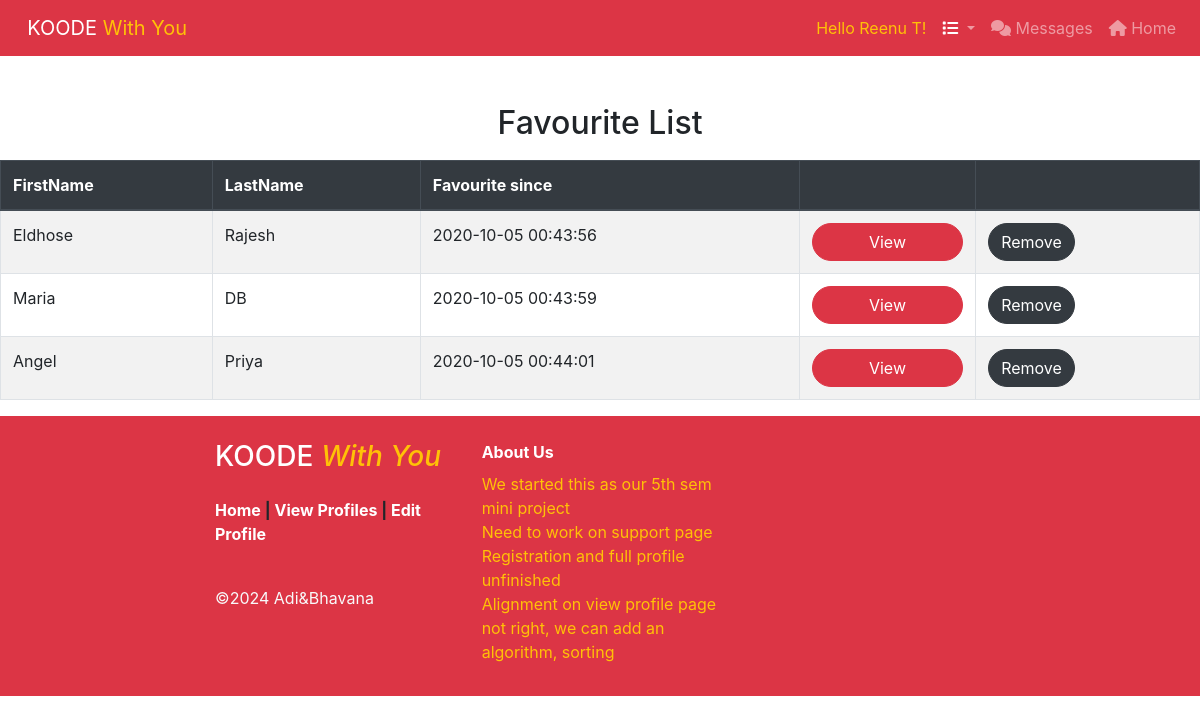
Page /favourite_list.php (signed in) on the earlier database version.
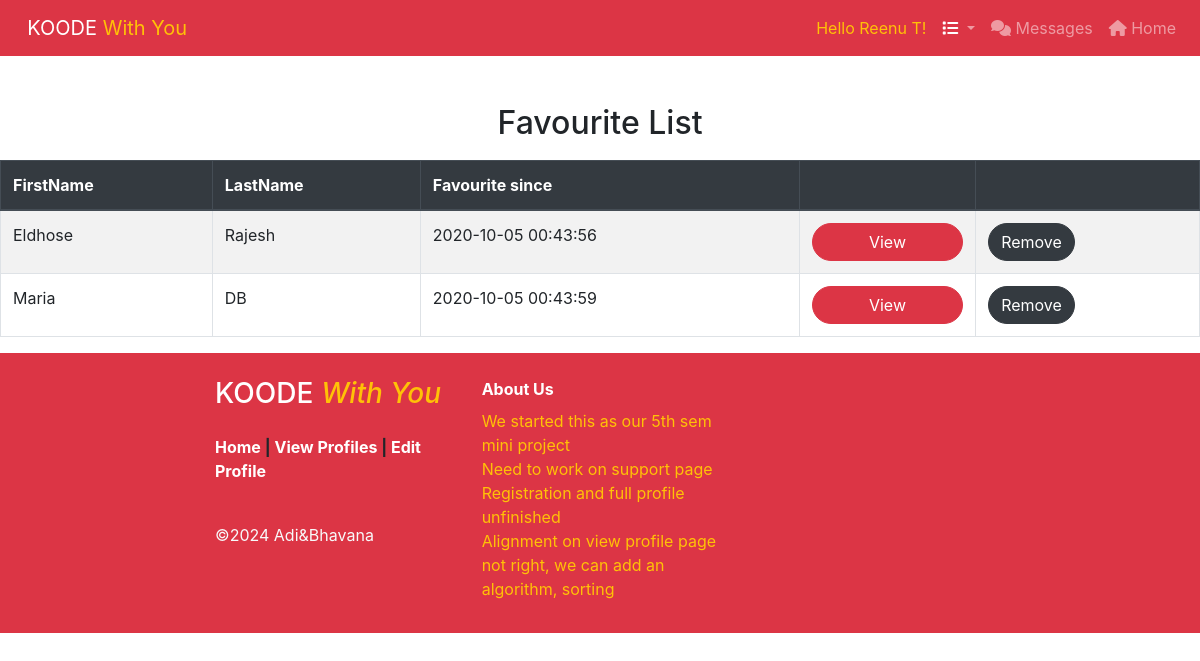
Same page on the later database version.
### tables this page shows
CREATE TABLE IF NOT EXISTS `user_favourite_list` (
  `id` int NOT NULL AUTO_INCREMENT,
  `user_id` int NOT NULL,
  `user_id_favourited` int NOT NULL,
  `dateCreated` datetime NOT NULL,
  PRIMARY KEY (`id`),
  KEY `user_id_favourite` (`user_id`),
  KEY `user_id_to_favourite` (`user_id_favourited`)
);

CREATE TABLE IF NOT EXISTS `profile` (
  `id` int NOT NULL AUTO_INCREMENT,
  `email` varchar(500) NOT NULL,
  `password` varchar(500) NOT NULL,
  `firstName` varchar(50) NOT NULL,
  `lastName` varchar(50) NOT NULL,
  `city` varchar(50) NOT NULL,
  `bio` varchar(500) NOT NULL,
  `birthDate` date NOT NULL,
  `gender` varchar(50) NOT NULL,
  `hobby` varchar(255) NOT NULL,
  `Job` varchar(255) NOT NULL,
  `Disabled_stats` varchar(10) NOT NULL,
  `imgUrl` text NOT NULL,
  `receive_notification` tinyint(1) NOT NULL DEFAULT '0',
  `Disability` varchar(255) NOT NULL,
  `disabilitytype` varchar(100) NOT NULL,
  `user_role` text NOT NULL,
  `created_date` datetime NOT NULL DEFAULT CURRENT_TIMESTAMP,
  `modified_date` datetime DEFAULT NULL,
  PRIMARY KEY (`id`),
  UNIQUE KEY `email` (`email`)
);

### favourite_list.php (the view, shortened to what this page needs)
<?php
$connection = getConnection();
$userIFavourited = [];
if (isset($_SESSION['userId'])) {
    $userId = $_SESSION['userId'];
    $queryForSelect = "SELECT ufl.id as favouriteId
                       ,ufl.user_id_favourited as UsrId
                       ,firstName
                       ,lastName
                       ,dateCreated
                       from user_favourite_list ufl
                       INNER JOIN profile pl on ufl.user_id_favourited = pl.id
                       WHERE ufl.user_id = '$userId'";
    $SelectUserStatement = $connection->prepare($queryForSelect);
    $SelectUserStatement->execute();
    $userIFavourited = $SelectUserStatement->fetchAll();
}
?>
<!doctype html>
<html lang="en">
<head>
    <?php include("./includes/header.php") ?>
    <link href="./css/style.css" rel="stylesheet" type="text/css">
</head>
<body>
<div>
    <?php
    include("./includes/nav-bar.php")
    ?>
    <div class="row mb-10">
        <div class="col-md-12">
            <h2 class="text-center">Favourite List</h2>
        </div>
    </div>
    <table class="table table-bordered table-hover table-striped">
        <thead class="thead-dark">
        <tr>
            <th scope="col">FirstName</th>
            <th scope="col">LastName</th>
            <th scope="col">Favourite since</th>
            <th scope="col"></th>
            <th scope="col"></th>
        </tr>
        </thead>
        <tbody>
        <?php
        foreach ($userIFavourited as $item) {
            ?>
            <tr>
                <td><?php echo $item['firstName']; ?></td>
                <td><?php echo $item['lastName']; ?></td>
                <td><?php echo $item['dateCreated']; ?></td>
                <td><a href="./full-profile.php?id=<?= $item["UsrId"] ?>"
               name="ViewProf" class="btn btn-danger w-100" style="border-radius: 30px; overflow: hidden;">View</a></td>
                       <td><a href="./favourite_list.php?id=<?php echo $item['favouriteId']; ?>"
                       class="btn btn-dark" style="border-radius: 30px; overflow: hidden;">Remove</a></td>
            </tr>
        <?php }
        ?>
        </tbody>
    </table>
    <footer>
    <?php include("./includes/footer.php") ?>
    </footer>
</div>
</body>
</html>

Differences in the rows shown:
removed user_favourite_list: user_id_favourited.firstName "Angel", user_id_favourited.lastName "Priya", dateCreated "2020-10-05 00:44:01"
